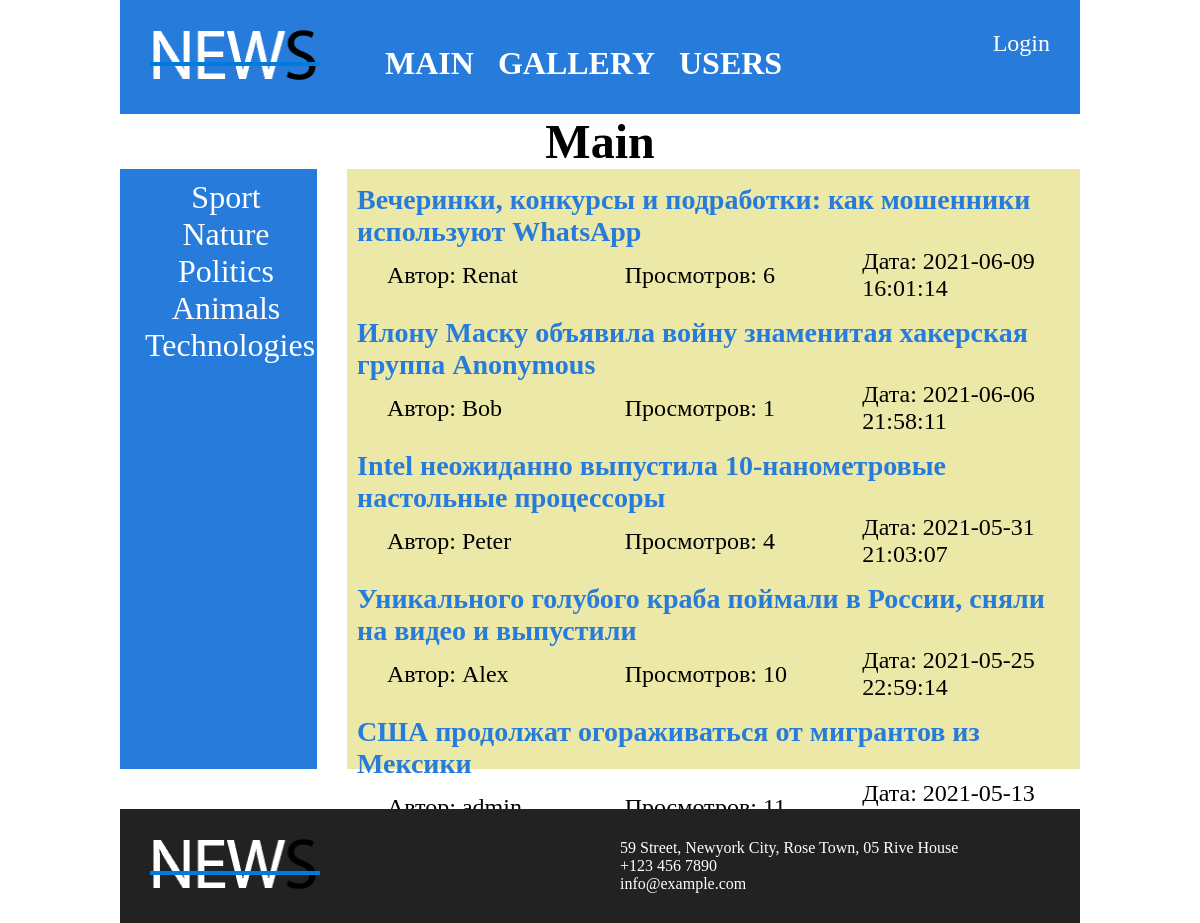
Page /articles/index.php on the committed database.
### tables this page shows
CREATE TABLE IF NOT EXISTS `posts` (
  `id` int(11) NOT NULL,
  `active` tinyint(1) NOT NULL,
  `title` varchar(250) NOT NULL,
  `code` varchar(250) NOT NULL,
  `content` text NOT NULL,
  `category_id` int(11) NOT NULL,
  `author_id` int(11) NOT NULL,
  `date` datetime NOT NULL
);

CREATE TABLE IF NOT EXISTS `authors` (
  `id` int(11) NOT NULL,
  `name` varchar(250) NOT NULL
);

### articles/index.php (called while the page is built)
<?php
require_once './header.php';
require_once './function.php';
require_once './footer.php';
?>

### articles/News.php (called while the page is built, shortened)
<?php
class News {
    public $servername = 'localhost';
    public $username = 'root';
    public $password = '';
    public $dbname = 'news';
    function general($sql) {
        $conn = new mysqli($this->servername, $this->username, $this->password, $this->dbname);
        $string = $conn->query($sql);
        return $string;
    }
    function getPosts($table) {
        $sql = "SELECT * FROM $table";
        $string = $this->general($sql);
        $result = [];
        if($string) {
            while ($row = $string->fetch_assoc()) {
                array_push($result, $row);
            }
            return $result;
        }
    }
    function getAuthor($id) {
        $sql = "SELECT name FROM authors WHERE id = $id";
        $string = $this->general($sql);
        $result = $string->fetch_assoc();
        $result = $result['name'];
        return $result;
    }
}
?>

### articles/function.php (the view, shortened to what this page needs)
<?php require_once './News.php';
?>
<h2>Main</h2>
<div class="content">
    <div class="main_category">
        <ul>
            <li><a href="?category=1">Sport</a></li>
            <li><a href="?category=2">Nature</a></li>
            <li><a href="?category=3">Politics</a></li>
            <li><a href="?category=4">Animals</a></li>
            <li><a href="?category=5">Technologies</a></li>
        </ul>
    </div>
    <div class="main_posts">
        <div class="main_posts_wrapper">
        <?php
        $news = new News();
        $postsTable = $news->getPosts('posts');
        $postsTable = (array)$postsTable;
        $postsTable = array_reverse($postsTable);
        $counter = 0;
        foreach ($postsTable as $arPosts) {
            $counter += 1;
            $author = $news->getAuthor($arPosts['author_id']);
            $coun = ceil($counter / 5);
            if ((isset($_GET['page']) && $_GET['page'] == $coun) || (!isset($_GET['page']) && $coun == 1)) { ?>
                <table class="main_post_path">
                    <tr>
                        <td colspan="3">
                            <a href="./detail.php?category=<?= $arPosts['category_id'] ?>&post=<?= $arPosts['id'] ?>">
                                <?= $arPosts['title'] ?>
                            </a>
                        </td>
                    </tr>
                    <tr>
                        <td>Автор: <?= $author ?></td>
                        <td>Просмотров: <?= $arPosts['active'] ?></td>
                        <td>Дата: <?= $arPosts['date'] ?></td>
                    </tr>
                </table>
            <?php }
        }?>
        </div>
        <div class="pages_pagination">
            <?php
            if (isset($coun) && $coun > 0) { ?>
                <?php
                for ($i = 1; $i <= $coun; $i++) {
                    $link = $_SERVER['PHP_SELF']."?page=$i"; ?>
                    <a href="<?= $link ?>"><?= $i ?></a>
                <?php
                }
            }
            else echo 'Постов нет'; ?>
        </div>
    </div>
</div>

### articles/style.css (style rules this page uses)
* { margin: 0; padding: 0; }
html, body { height: 100%; }
h2 { text-align: center; font-size: 48px; }
a { text-decoration: none; color: white; }
li { list-style-type: none; }
.content { display: flex; font-size: 24px; height: 600px; }
.main_category { width: calc(20% - 15px); background-color: rgb(39, 123, 218); font-size: 32px; padding: 10px; text-align: center; }
.main_category ul { margin-left: 15px; font-size: 32px; }
.main_posts { width: calc(80% - 15px); background-color: rgb(236, 232, 167); margin-left: 30px; padding: 0 10px; display: flex; flex-direction: column; min-height: 100%; }
.main_posts_wrapper { flex: 1 0 auto; }
table { width: 100%; border-collapse: collapse; margin: 15px 0; }
td { width: 33.33%; }
tr:nth-child(1) td { font-size: 28px; font-weight: 700; }
tr:nth-child(3) td { padding: 0 30px; }
.main_posts a { color: rgb(39, 123, 218); }
.pages_pagination { flex: 0 0 auto; padding: 20px 10px; }
.pages_pagination a { padding: 0 5px; }

### rows in the picture
posts: title "Вечеринки, конкурсы и подработки: как мошенники используют WhatsApp", author.name "Renat", active "6", date "2021-06-09 16:01:14"
posts: title "Илону Маску объявила войну знаменитая хакерская группа Anonymous", author.name "Bob", active "1", date "2021-06-06 21:58:11"
posts: title "Intel неожиданно выпустила 10-нанометровые настольные процессоры", author.name "Peter", active "4", date "2021-05-31 21:03:07"
posts: title "Уникального голубого краба поймали в России, сняли на видео и выпустили", author.name "Alex", active "10", date "2021-05-25 22:59:14"
posts: title "США продолжат огораживаться от мигрантов из Мексики", author.name "admin", active "11", date "2021-05-13…"
